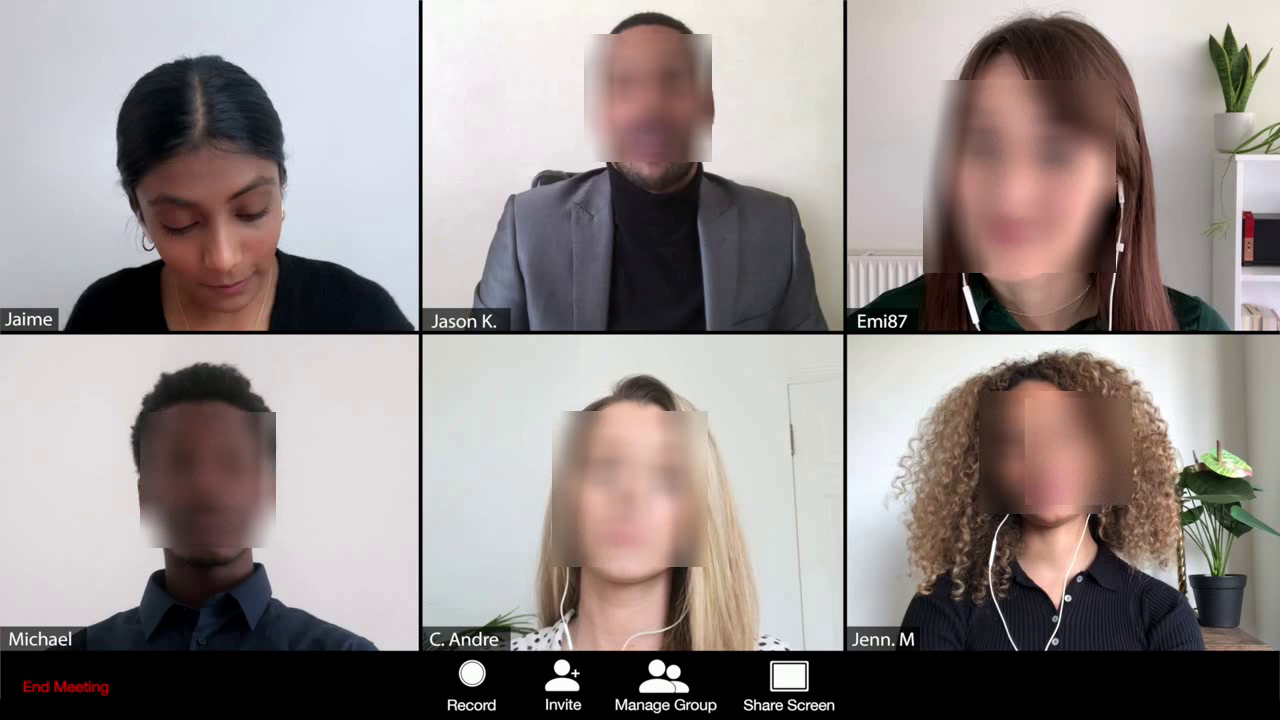
#> input picture frame 23 of output3.mp4, 1280 x 720 px, given in place of multiperson2.mp4, which was not available
$ python facedetection.py
#> lines starting #> are read from the running program, lines starting #| are printed output that depends on the picture; after the words box and inside, x2 and y2 are one past the last pixel; in counts of white or black regions, pixels touching at a corner belong together; pictures that were not available may be replaced by others from this repository, and a replacement may not be noted
import cv2 as cv

face_cascade = cv.CascadeClassifier('haarcascade_face.xml')
'''
#for image
img = cv.imread('group 2.jpg')
gray_image = cv.cvtColor(img, cv.COLOR_BGR2GRAY)
faces = face_cascade.detectMultiScale(gray_image, scaleFactor=1.1, minNeighbors=5, minSize=(30, 30))
for (x, y, w, h) in faces:
    #cv.rectangle(img, (x, y), (x + w, y + h), (0, 255, 0), 2)
    face_roi = gray_image[y:y+h, x:x+w]
    blurred_face = cv.blur(face_roi, (30, 30))
    img[y:y+h, x:x+w] = cv.cvtColor(blurred_face, cv.COLOR_GRAY2BGR)

output_image = cv.imwrite('output_image.png', img)
'''
# video(img is frame)


video_capture = cv.VideoCapture('multiperson2.mp4')

fourcc = cv.VideoWriter_fourcc(*'mp4v')
out = cv.VideoWriter('output3.mp4', fourcc, 30.0,(int(video_capture.get(3)), int(video_capture.get(4))))
while True:
    ret, frame = video_capture.read()
#> frame is the input picture: shape (720, 1280, 3); mean B, G, R 136.6, 138, 146.6

    if not ret: break

    gray_frame = cv.cvtColor(frame, cv.COLOR_BGR2GRAY)
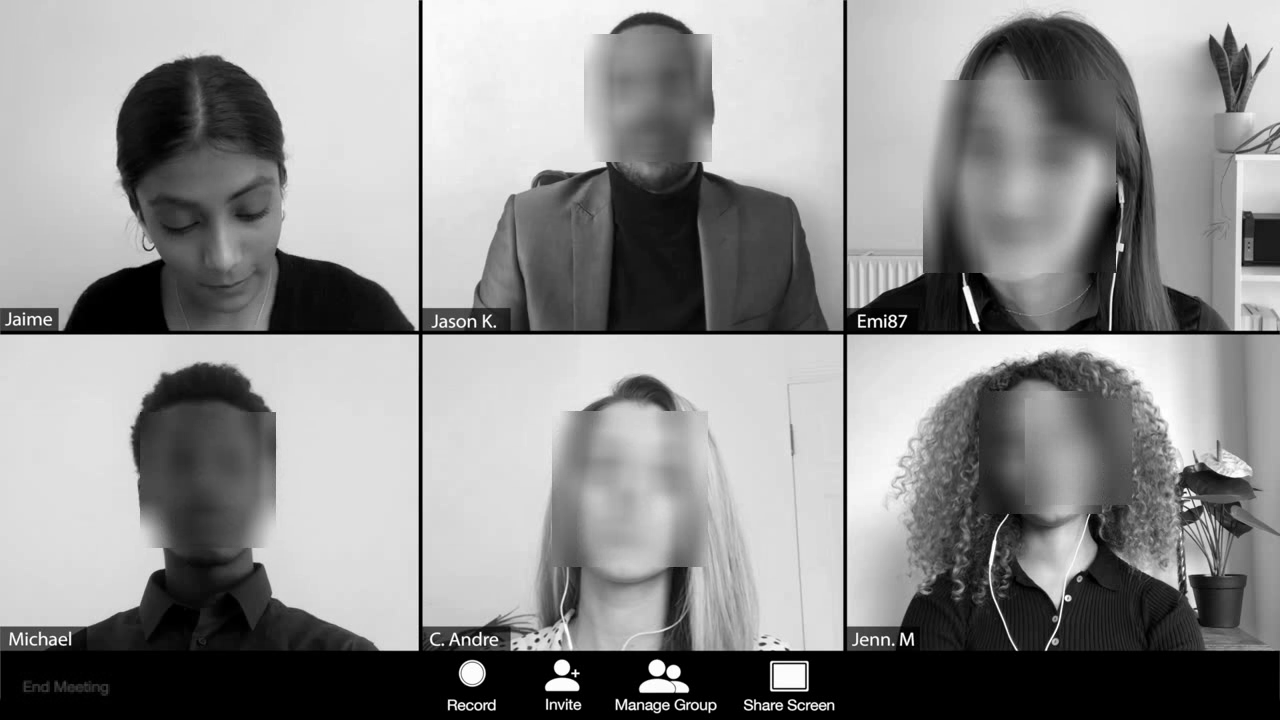
#> gray_frame: shape (720, 1280); min 0, max 255, mean 140.4
    faces = face_cascade.detectMultiScale(gray_frame, scaleFactor=1.1, minNeighbors=5, minSize=(30, 30))
#> faces = [[561, 426, 143, 143], [585, 31, 128, 128], [140, 411, 131, 131], [976, 392, 126, 126], [923, 83, 193, 193], [129, 149, 176, 176]]
    for (x, y, w, h) in faces:
        face_roi = frame[y:y+h, x:x+w]
        blurred_face = cv.blur(face_roi, (30, 30))
        frame[y:y+h, x:x+w] = blurred_face
            #cv.rectangle(frame, (x, y), (x+w, y+h), (0, 255, 0), 2)

        out.write(frame)
        cv.imshow('Video Stream with Face Detection', frame)
#> this loop made 6 passes
#> pass 1, `face_roi = frame[y:y+h, x:x+w]`:
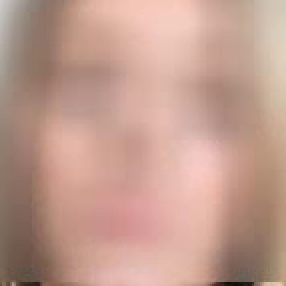
#> face_roi: shape (143, 143, 3) (shown 2 times larger); mean B, G, R 142.4, 155.9, 193.7
#> pass 2, `face_roi = frame[y:y+h, x:x+w]`:
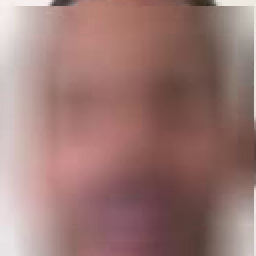
#> face_roi: shape (128, 128, 3) (shown 2 times larger); mean B, G, R 116.2, 120.3, 155.6
#> after the loop:
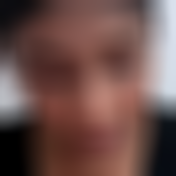
#> face_roi: shape (176, 176, 3); mean B, G, R 75.5, 79.6, 108.5
#> after the loop:
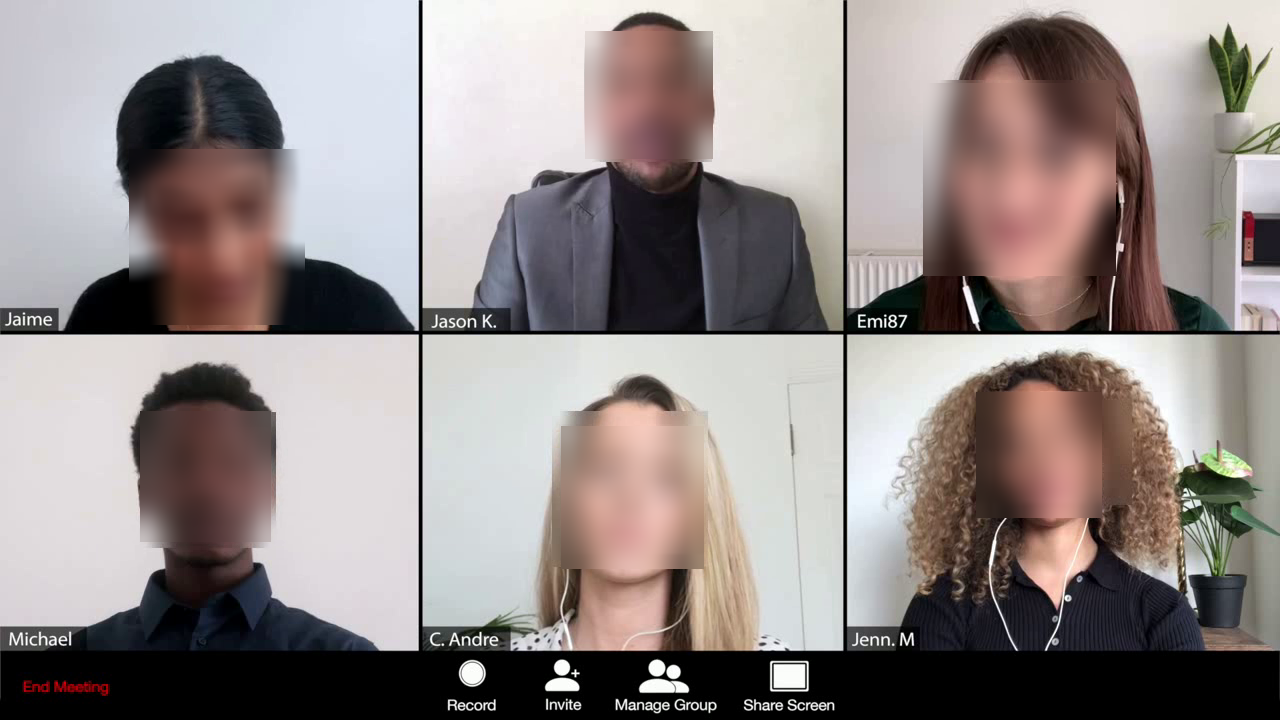
#> frame: shape (720, 1280, 3); 14.85% of pixels changed, all inside (x1, y1, x2, y2) = (129, 31, 1116, 569)
    if cv.waitKey(25) & 0xFF == ord('q'):
#> (key q is pressed here)
            break

    #video_capture.release()
out.release()
cv.destroyAllWindows()

$ run again, starting later in the video
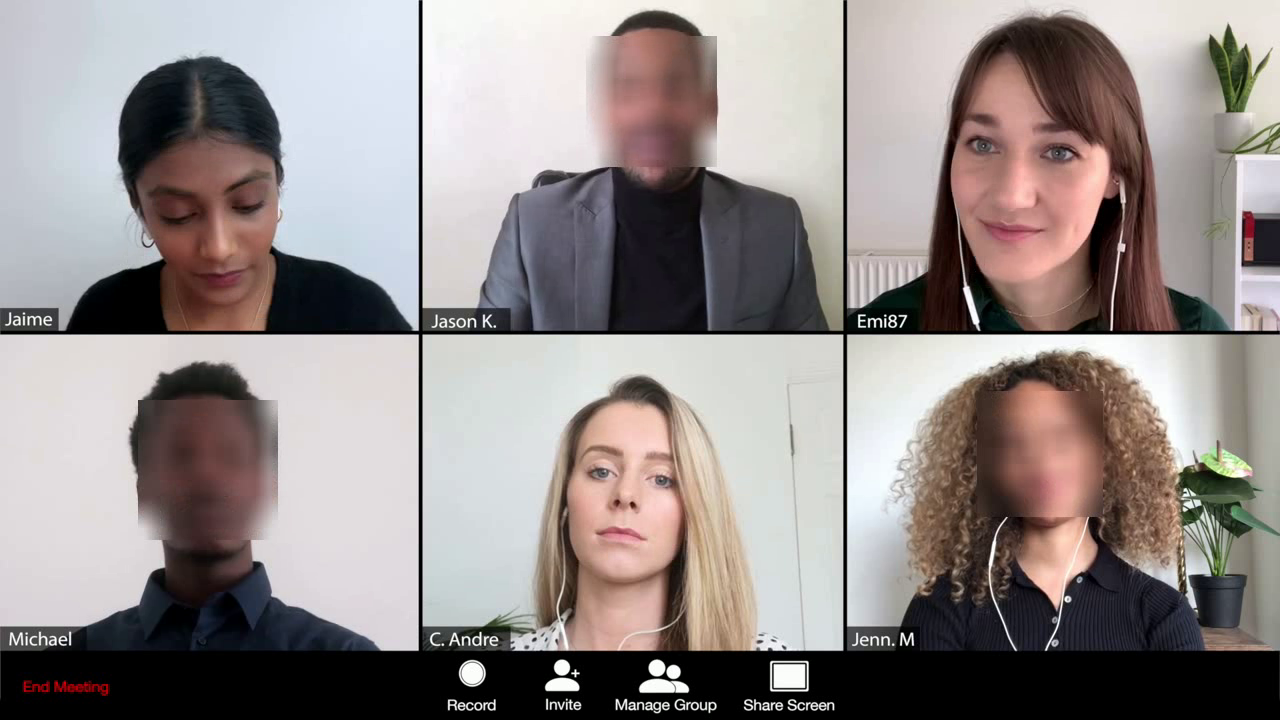
#> input picture frame 105 of output3.mp4, 1280 x 720 px, given in place of multiperson2.mp4, which was not available
#> frame is the input picture: shape (720, 1280, 3); mean B, G, R 137.5, 138.9, 146.9
#> faces = [[143, 403, 127, 127], [586, 36, 134, 134], [981, 392, 129, 129], [547, 410, 156, 156], [924, 81, 192, 192], [124, 138, 180, 180]]
#> the loop `for (x, y, w, h) in faces:` made 6 passes
#> pass 1, `blurred_face = cv.blur(face_roi, (30, 30))`:
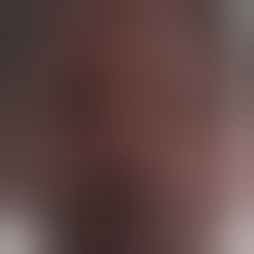
#> blurred_face: shape (127, 127, 3) (shown 2 times larger); mean B, G, R 69.2, 70.6, 96.3
#> after the loop `for (x, y, w, h) in faces:`:
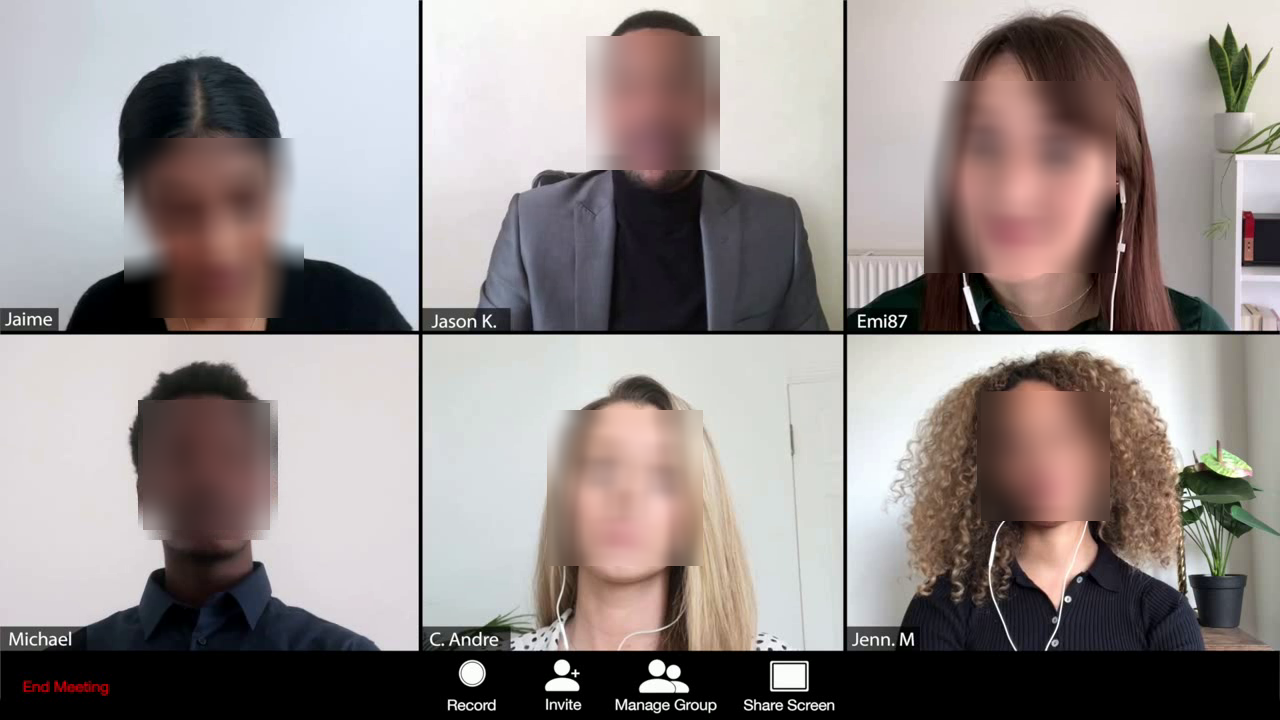
#> frame: shape (720, 1280, 3); 15.52% of pixels changed, all inside (x1, y1, x2, y2) = (124, 36, 1116, 566)

$ run again, starting later in the video
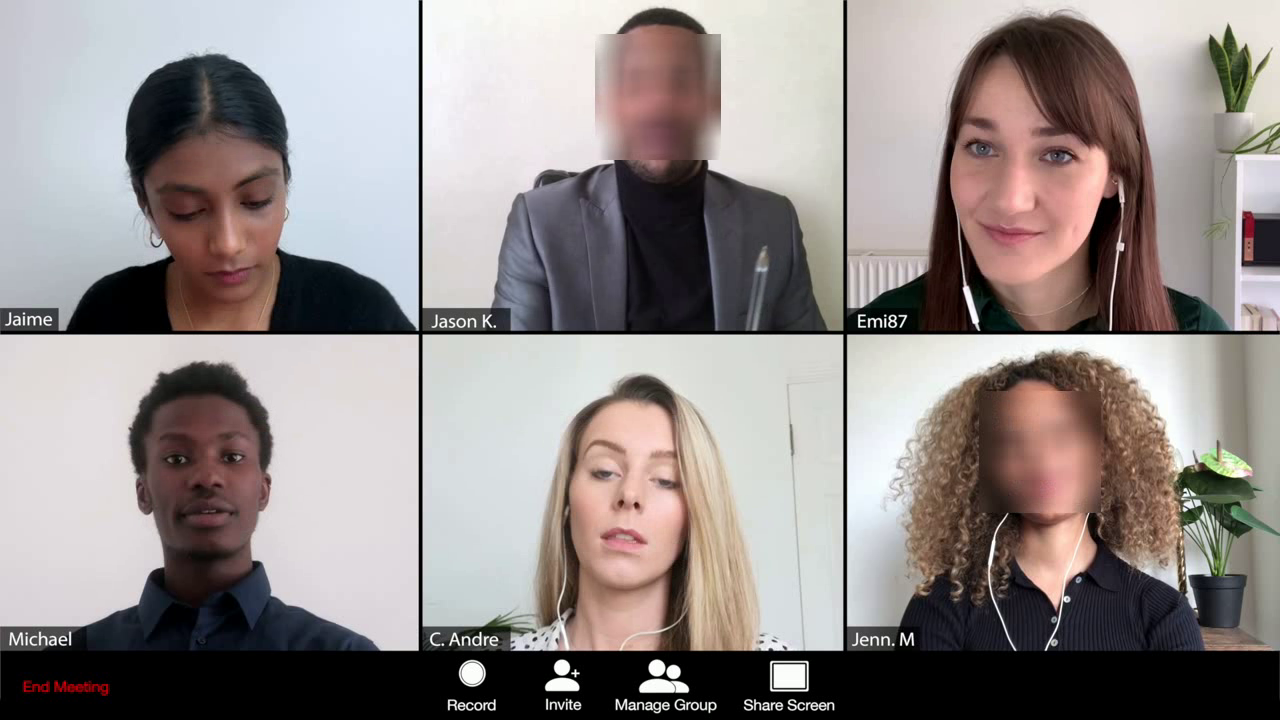
#> input picture frame 188 of output3.mp4, 1280 x 720 px, given in place of multiperson2.mp4, which was not available
#> frame is the input picture: shape (720, 1280, 3); mean B, G, R 137.3, 138.7, 146.5
#> faces = [[140, 403, 135, 135], [594, 30, 134, 134], [552, 411, 157, 157], [922, 80, 197, 197], [134, 137, 176, 176]]
#> the loop `for (x, y, w, h) in faces:` made 5 passes
#> after the loop `for (x, y, w, h) in faces:`:
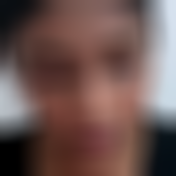
#> face_roi: shape (176, 176, 3); mean B, G, R 81.2, 84.8, 108.9
#> after the loop `for (x, y, w, h) in faces:`:
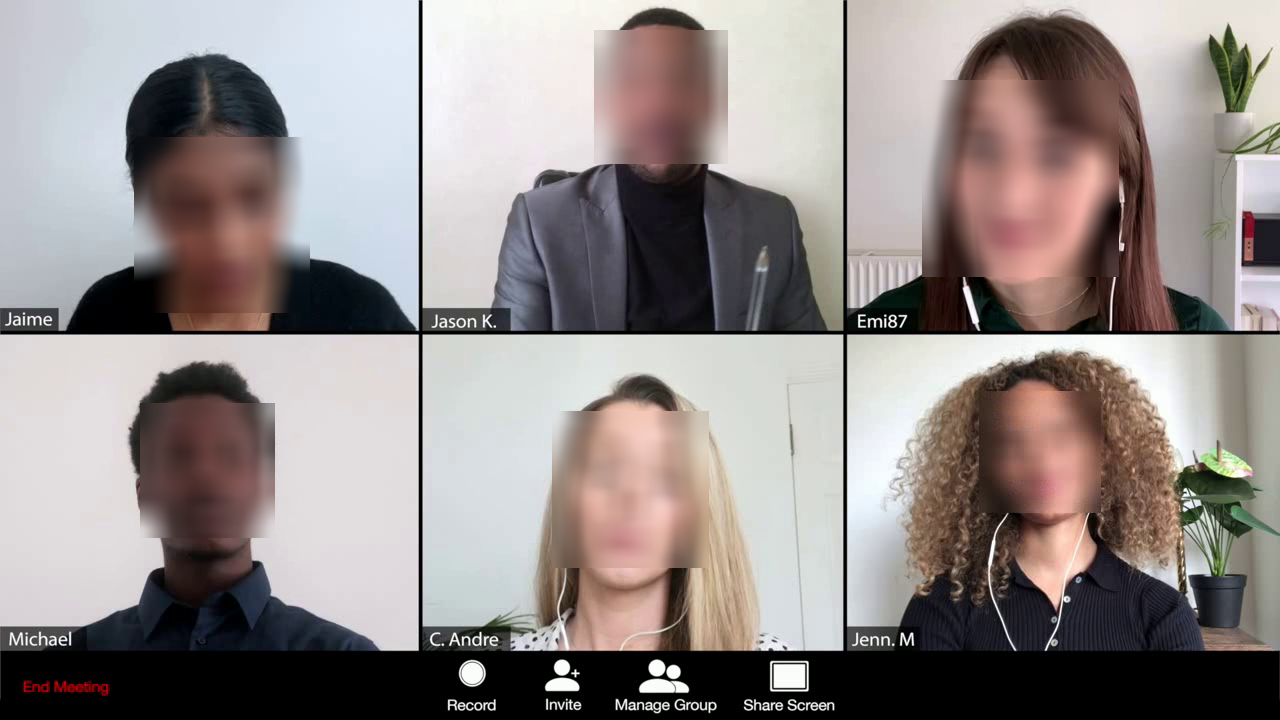
#> frame: shape (720, 1280, 3); 14.07% of pixels changed, all inside (x1, y1, x2, y2) = (134, 30, 1119, 568)
